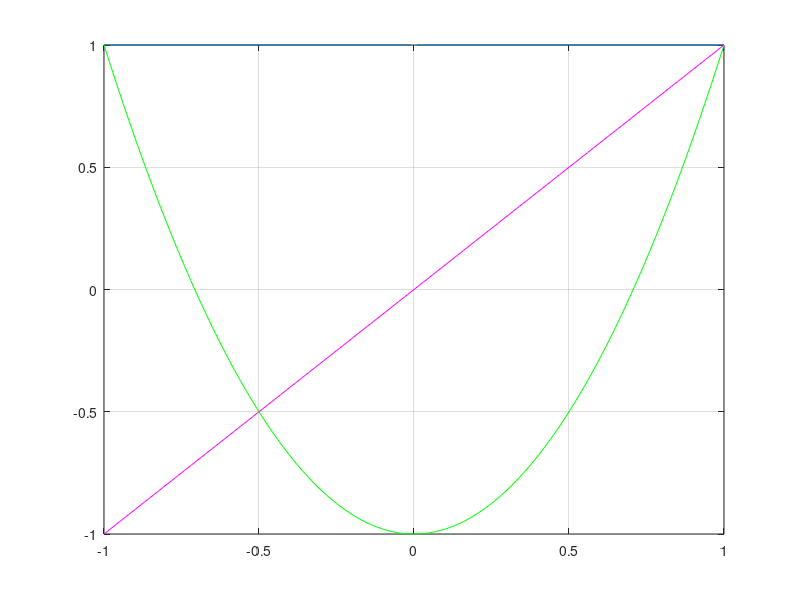

The MATLAB source for this figure:
% plot(x,y,'b:^',x,-y,-x,y,-x,-y);axis([-5,5,-3,3]);legend('t1','t2','t3','t4');grid on
% f(x) = exp(-x)-sin(x)

% zad1
% x=-1:0.01:20;
% y=exp(-x)-sin(x);
% plot(x,y,x,0*x,'k');

% зад2. Начертайте в един прозорец графиките на полиномите на Чебишов
% Tn(x)=cos(n*arccos(x)) в [-1,1] при n=0,1,2
axis([-1, 1, -1.5, 1.5])
x=-1:0.01:1;
plot(x,x./x);
hold on; % следващите plot-ове ще са на същия прозорец
plot(x,x,'m');
plot(x,2*x.^2-1,'g'); % обаче трябва да сменим цвета
grid on;